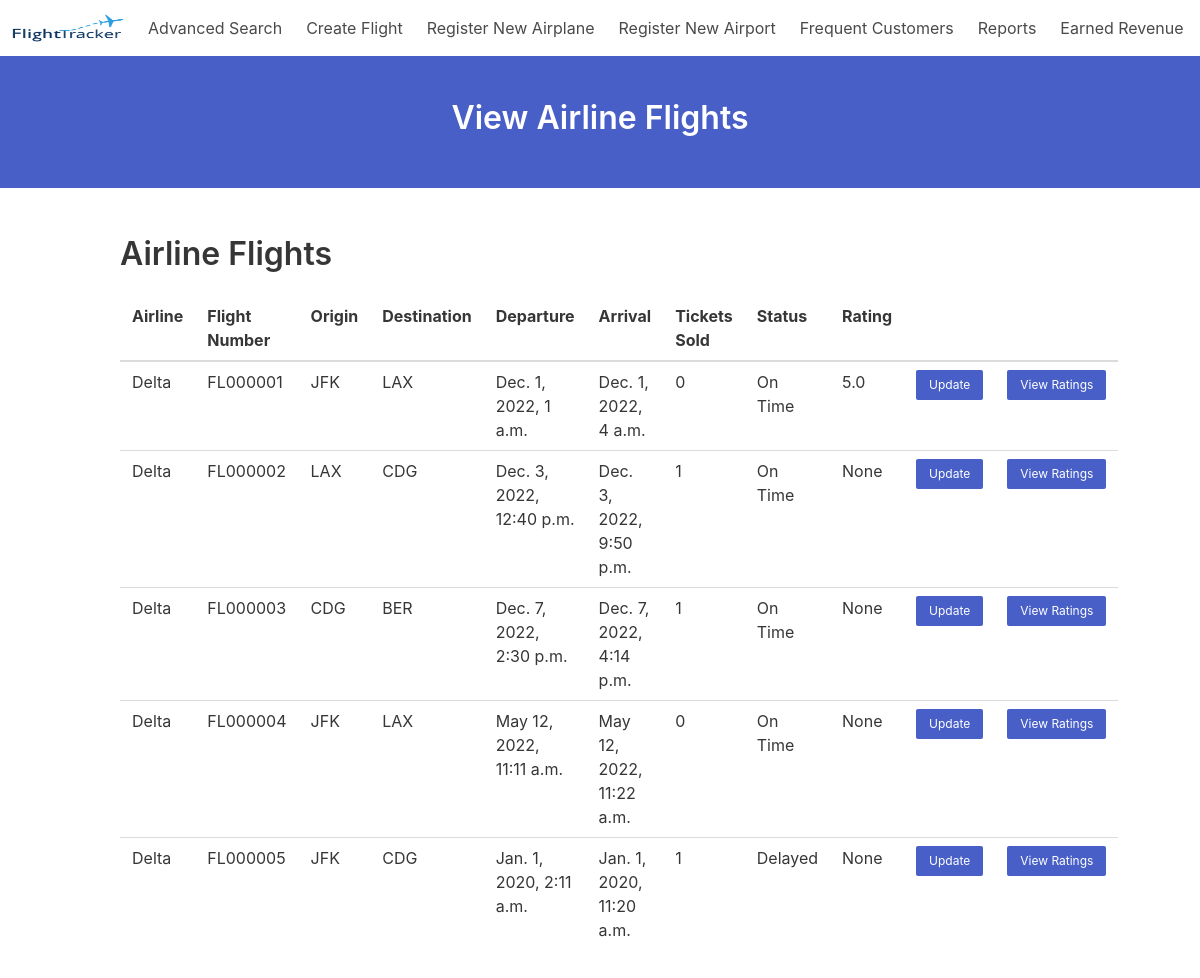
Screenshot of /view_flights (signed in) with the database file from the repository.
### website/models.py (models this page shows)
class Airline(models.Model):
    name = models.CharField(max_length=30, primary_key=True)

class Flight(models.Model):
    airline = models.ForeignKey(Airline, on_delete=models.CASCADE)
    flight_number = models.CharField(max_length=30, primary_key=True)
    base_price = models.DecimalField(max_digits=10, decimal_places=2)
    airplane = models.ForeignKey(Airplane, on_delete=models.CASCADE)
    departure_airport = models.ForeignKey(Airport, on_delete=models.CASCADE, related_name='departure_airport')
    arrival_airport = models.ForeignKey(Airport, on_delete=models.CASCADE, related_name='arrival_airport')
    departure_date = models.DateTimeField()
    arrival_date = models.DateTimeField()
    status = models.CharField(max_length=30)
    class Meta:
        unique_together = (('airline', 'flight_number'),)

class Airport(models.Model):
    name = models.CharField(max_length=30, primary_key=True)
    city = models.CharField(max_length=30)
    country = models.CharField(max_length=2)
    airport_type = models.CharField(max_length=30)

### website/views.py (the view)
# urls.py: path('view_flights', views.view_flights, name='view_flights'),
def view_flights(request):
    context = {}
    context['title'] = 'View Airline Flights'
    context['flights'] = []
    if request.session.get('username') is not None:
        context['username'] = request.session['username']
        if request.session['type'] == 'customer':
            context['type'] = 'customer'
        elif request.session['type'] == 'airline_staff':
            context['type'] = 'airline_staff'
        else:
            context['type'] = 'error'
    else:
        return redirect('login')
    if context['type'] != 'airline_staff':
        return redirect('login')
    flights = Flight.objects.raw(f'''
    SELECT *
    FROM website_flight
    WHERE airline_id IN (
    SELECT airline_id FROM website_airlinestaff
    WHERE username = "{request.session['username']}"
    )
    ;
    ''')
    for flight in flights:
        with connection.cursor() as cursor:
            cursor.execute(f'''
            SELECT COUNT(*)
            FROM website_ticket
            WHERE flight_id = "{flight.flight_number}"
            ''')
            num_tickets = cursor.fetchone()[0]
            cursor.execute(f'''
            SELECT AVG(rating)
            FROM website_rating
            WHERE flight_id = "{flight.flight_number}"
            ''')
            avg_rating = cursor.fetchone()[0]
            print(num_tickets, avg_rating, flush=True)
        context['flights'].append({
            'airline': flight.airline.name,
            'flight_no': flight.flight_number,
            'origin': flight.departure_airport.name,
            'destination': flight.arrival_airport.name,
            'departure': flight.departure_date,
            'arrival': flight.arrival_date,
            'ticket_sales': num_tickets,
            'rating': avg_rating,
            'status': flight.status,
        })
    return render(request, 'website/view_flights.html', context)

### website/templates/website/view_flights.html (shortened to what this page needs)
{% extends "website/base.html" %}
{% block content %}
    <h1 class="title">Airline Flights</h1>
    {% if flights %}
        <table class="table is-fullwidth">
            <thead>
                <tr>
                    <th>Airline</th>
                    <th>Flight Number</th>
                    <th>Origin</th>
                    <th>Destination</th>
                    <th>Departure</th>
                    <th>Arrival</th>
                    <th>Tickets Sold</th>
                    <th>Status</th>
                    <th>Rating</th>
                    <th></th>
                    <th></th>
                </tr>
            </thead>
            <tbody>
                {% for flight in flights %}
                    <tr>
                        <td>{{ flight.airline }}</td>
                        <td>{{ flight.flight_no }}</td>
                        <td>{{ flight.origin }}</td>
                        <td>{{ flight.destination }}</td>
                        <td>{{ flight.departure }}</td>
                        <td>{{ flight.arrival }}</td>
                        <td>{{ flight.ticket_sales }}</td>
                        <td>{{ flight.status }}</td>
                        <td>{{ flight.rating }}</td>
                        <td>
                            <form action="/update_flight" method="GET">
                                <button class="button is-link is-small" type="submit">Update</button>
                            </form>
                        </td>
                        <td>
                            <form action="/view_ratings" method="GET">
                                <button class="button is-link is-small" type="submit">View Ratings</button>
                            </form>
                    </tr>
                {% endfor %}
            </tbody>
        </table>
    {% else %}
        <p>No flights found.</p>
    {% endif %}
{% endblock %}

### rows the page displays
Airline: airline "Delta" "Delta" "Delta" "Delta" "Delta"
Flight: flight_no "FL000001", departure "Dec. 1, 2022, 1 a.m.", arrival "Dec. 1, 2022, 4 a.m.", status "On Time"
Airport: origin "JFK" "JFK" "JFK"
Airport: destination "LAX" "LAX", origin "LAX"
Flight: flight_no "FL000002", departure "Dec. 3, 2022, 12:40 p.m.", arrival "Dec. 3, 2022, 9:50 p.m.", status "On Time"
Airport: destination "CDG" "CDG", origin "CDG"
Flight: flight_no "FL000003", departure "Dec. 7, 2022, 2:30 p.m.", arrival "Dec. 7, 2022, 4:14 p.m.", status "On Time"
Airport: destination "BER"
Flight: flight_no "FL000004", departure "May 12, 2022, 11:11 a.m.", arrival "May 12, 2022, 11:22 a.m.", status "On Time"
Flight: flight_no "FL000005", departure "Jan. 1, 2020, 2:11 a.m.", arrival "Jan. 1, 2020, 11:20 a.m.", status "Delayed"

### other values shown
{{ title }} "View Airline Flights"
{{ flight.ticket_sales }} "0" "1" "1" "0" "1"
{{ flight.rating }} "5.0" "None" "None" "None" "None"
